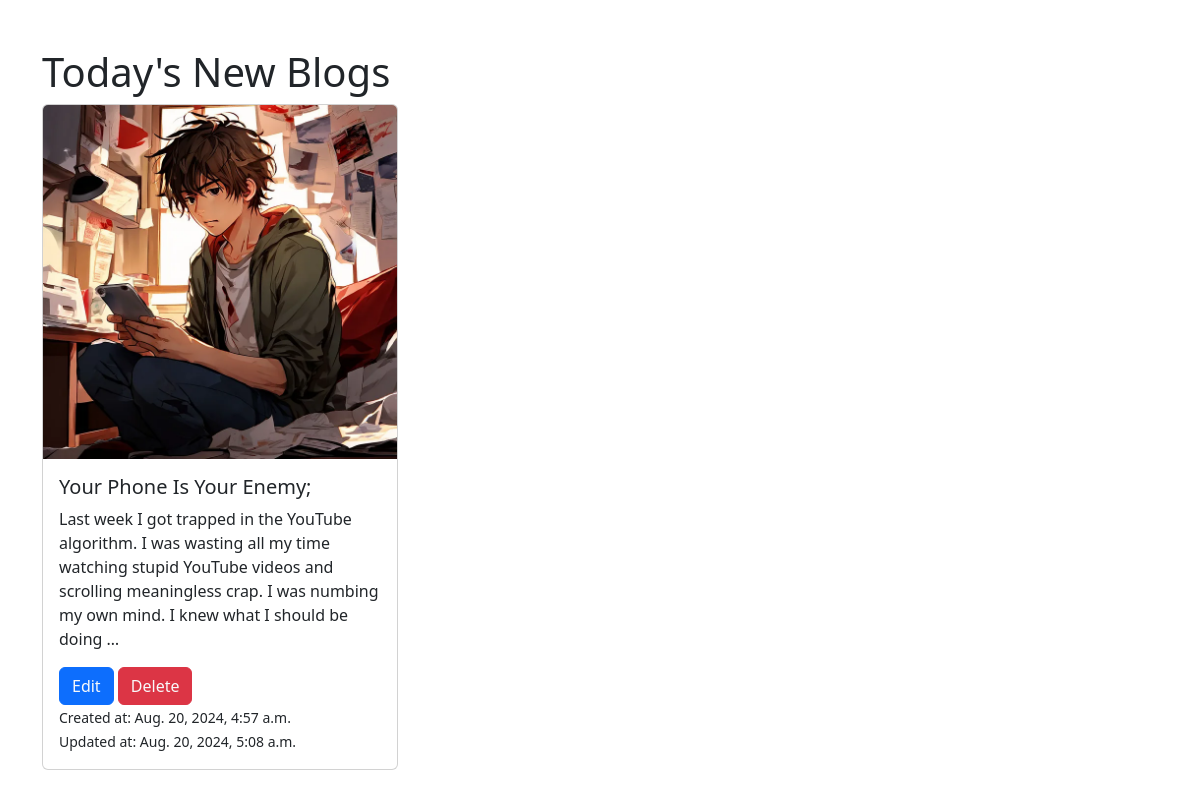
Screenshot of /blog/ with the database file from the repository.
### blog/models.py (models this page shows, shortened)
class BlogPost(models.Model):
    name = models.CharField(max_length=100)
    description = models.TextField()
    image = models.ImageField(upload_to="gallery/")
    created_at = models.DateTimeField(auto_now_add=True)
    updated_at = models.DateTimeField(auto_now=True)

### blog/views.py (the view)
# urls.py: path('', blog_list, name="blog_list"),
def blog_list(request):
    blogs = BlogPost.objects.all()
    return render(request, template_name="blog/index.html", context={'blogs' : blogs})

### blog/templates/blog/index.html (shortened to what this page needs)
<!DOCTYPE html>
<html lang="en">
<head>
    <link href="https://cdn.jsdelivr.net/npm/bootstrap@5.3.3/dist/css/bootstrap.min.css" rel="stylesheet">
</head>
<body>
    <div class="container mt-5">
        <h1>Today's New Blogs</h1>
        <div class="row">
            {% for blog in blogs %}
                <div class="col-md-4 mb-4">
                    <div class="card">
                        <a href="{% url 'blog_detail' blog.pk %}">
                            <img src="{{ blog.image.url }}" alt="{{ blog.created_name }}" class="card-img-top">
                        </a>
                        <div class="card-body">
                            <h5 class="card-title">{{ blog.name }}</h5>
                            <p title="{{blog.description}}">{{blog.description | truncatechars:"200"}}</p>
                            <button type="button" class="btn btn-primary"><a href="{% url 'edit_blog' blog.pk %}" class="text-light text-decoration-none">Edit</a></button>
                            <button type="button" class="btn btn-danger"><a href="{% url 'delete_blog' blog.pk %}" class="text-light text-decoration-none">Delete</a> <br></button><br>
                            <small class="card-text">Created at: {{ blog.created_at }}</small> <br>
                            <small class="card-text">Updated at: {{ blog.updated_at }}</small>
                        </div>
                    </div>
                </div>
            {% endfor %}
        </div>
    </div>
</body>
</html>

### rows the page displays
BlogPost: image (picture), name "Your Phone Is Your Enemy;", description "Last week I got trapped in the YouTube algorithm. I was wasting all my time watching stupid YouTube videos and scrolling meaningless crap. I was numbing my own mind. I knew what I should be doing …", created_at "Aug. 20, 2024, 4:57 a.m.", updated_at "Aug. 20, 2024, 5:08 a.m."
